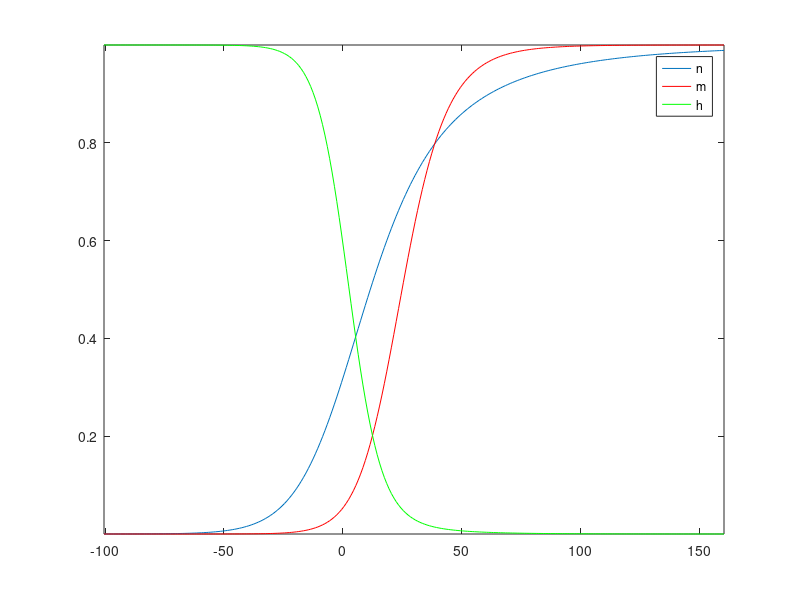
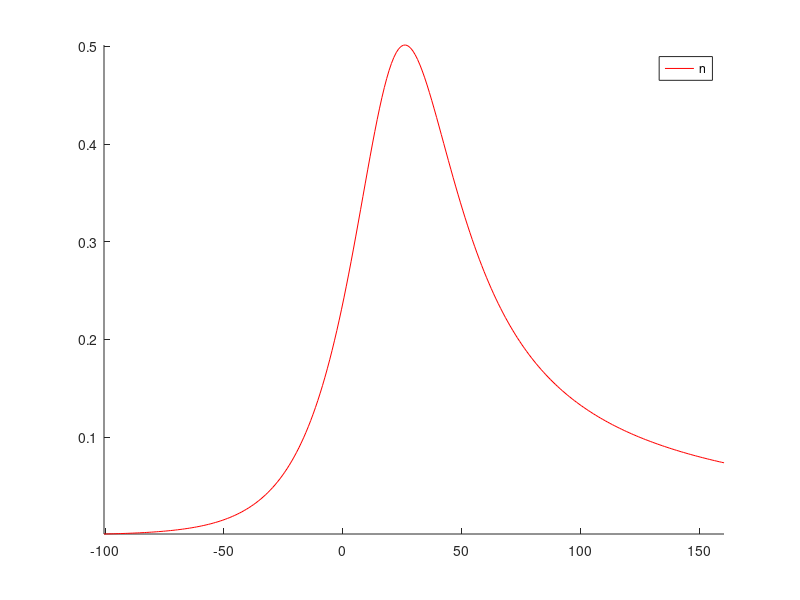
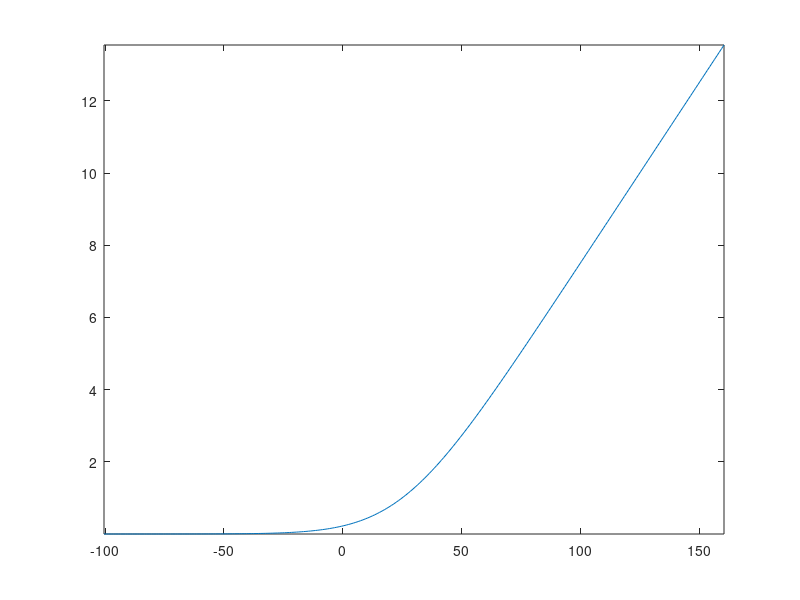

MATLAB code for these plots, in order:
% plot some HH stuff

v = -100.5:1:160.5;

an = (0.1-0.01*v)./(exp(1-.1*v)-1);
bn = .125 * exp(-v/80);
am = (2.5-0.1*v)./(exp(2.5-0.1*v)-1);
bm = 4*exp(-v/18);
ah = .07*exp(-v/20);
bh = 1./(exp(3-0.1*v)+1);

tn = 1./(an+bn);
n0 = an .* tn;
tm = 1./(am+bm);
m0 = am .* tm;
th = 1./(ah+bh);
h0 = ah .* th;

figure(3)
clf
plot(v,am)
hold on
%plot(v,bm,'r')
axis tight
figure(1)
clf
plot(v,n0);
hold on
plot(v,m0,'r');
plot(v,h0,'g');
legend('n','m','h');
axis tight

figure(2)
clf
%plot(v,tn);
hold on
plot(v,tm,'r');
%plot(v,th,'g');
legend('n','m','h');
axis tight
